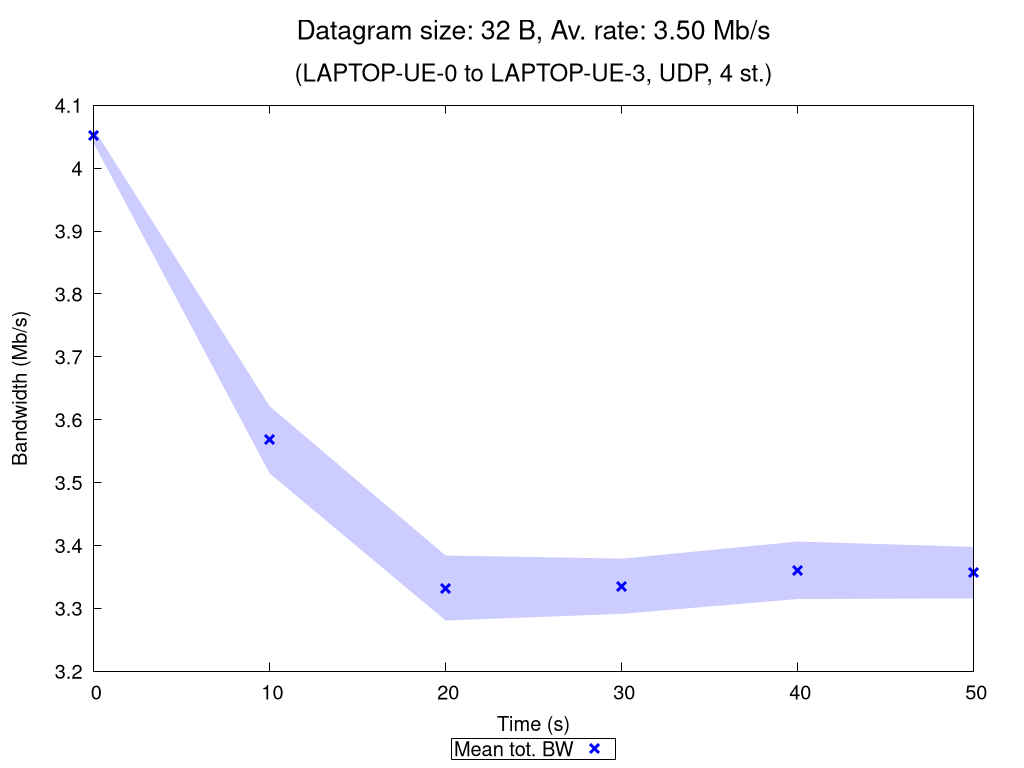

Recreate this plot in gnuplot.
set terminal pngcairo nocrop enhanced size 1024,768 font "Verdana,15"
set output "UDP_4_st_2020_10_18_08-18-25_one2two_00032B.png"

set title "{/=20 Datagram size: 32 B, Av. rate: 3.50 Mb/s}\n\n{/=18 (LAPTOP-UE-0 to LAPTOP-UE-3, UDP, 4 st.)}"

set xlabel "Time (s)"
set ylabel "Bandwidth (Mb/s)"
set ytics nomirror
set key bmargin center horizontal box samplen 1 width -1
set bmargin 4.6
set rmargin 4.5

rf = 1000000.0  # rate factor
set style fill transparent solid 0.2 noborder
set autoscale xfix
plot "UDP_4_st_2020_10_18_08-18-25_one2two_00032B_iperf_processed.dat" using 1:($2/rf-$3/rf):($2/rf+$3/rf) with filledcurves lc rgb "blue" notitle, \
     "" using 1:($2/rf) with points pt 2 ps 1.5 lw 3 lc rgb "blue" title "Mean tot. BW", \
